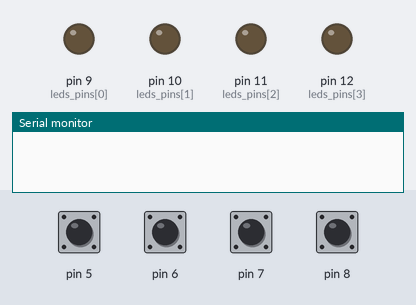
A sketch run on a simulated Teensy 4. Parts: output pins drawn as LEDs (lit = HIGH), the last lines printed to the serial monitor. The inputs (shaded band) are chosen by the test bench; at power-on: pin 5–8 HIGH.

Above: at 1.2 s.
1.3 s: pin 5 pulled LOW for 0.15 s
At 1.8 s:
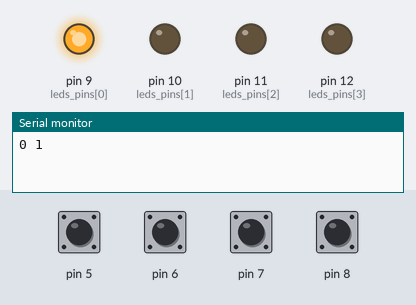
2.9 s: pin 6 pulled LOW for 0.15 s
At 4.1 s:
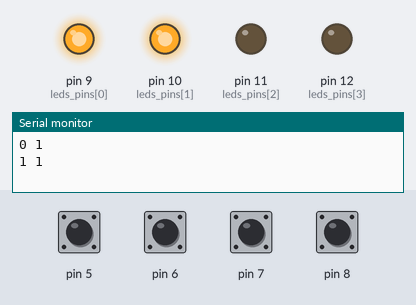
4.5 s: pin 7 pulled LOW for 0.15 s
At 5.4 s:
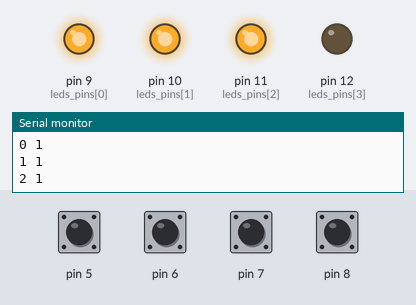
6.1 s: pin 8 pulled LOW for 0.15 s
At 6.7 s:
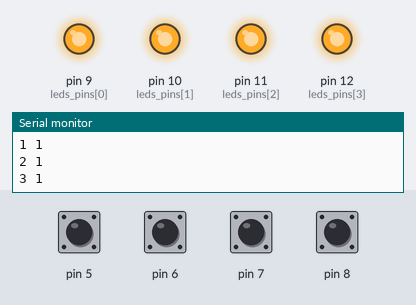
7.7 s: pin 5 pulled LOW for 1 s
At 9.1 s:
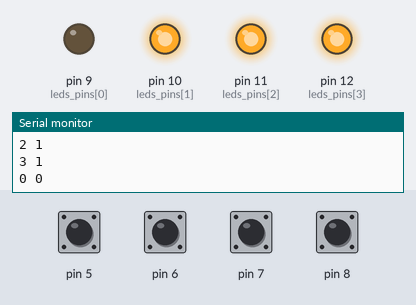
10.2 s: pin 6 pulled LOW for 1 s
At 11.0 s:
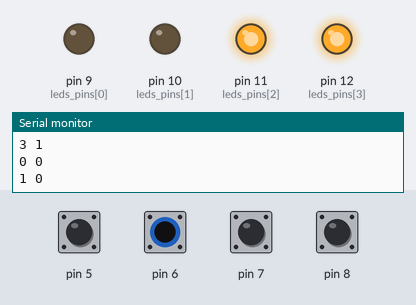
Timing chart, 0 to 13.2 s (numbered marks = the images above; inputs shaded):
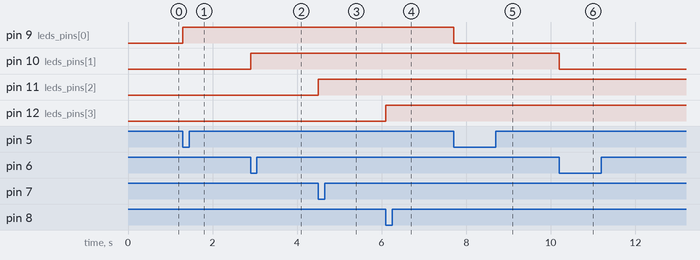

Measured:
- after the input at 1.3 s, pin 9 (leds_pins[0]): LOW → HIGH at once
- after the input at 2.9 s, pin 10 (leds_pins[1]): LOW → HIGH at once
- after the input at 4.5 s, pin 11 (leds_pins[2]): LOW → HIGH at once
- after the input at 6.1 s, pin 12 (leds_pins[3]): LOW → HIGH at once
- after the input at 7.7 s, pin 9 (leds_pins[0]): HIGH → LOW at once
- after the input at 10.2 s, pin 10 (leds_pins[1]): HIGH → LOW at once

The sketch:

020_simple_midi_buttons.ino
```cpp
#include <JC_Button.h>

#define BUTTONS_TOTAL 4

int leds_pins[BUTTONS_TOTAL] = {9, 10, 11, 12};

ToggleButton buttons[BUTTONS_TOTAL] = {5, 6, 7, 8};
int button_cc_msg[BUTTONS_TOTAL];


void setup() {
  Serial.begin(9600);
  for (int i = 0; i < BUTTONS_TOTAL; i++)
  {
    buttons[i].begin();
    pinMode(leds_pins[i], OUTPUT);
  }
}

void loop() {
  for (int i = 0; i < BUTTONS_TOTAL; i++)
  {
    buttons[i].read();


    if (buttons[i].changed())
    {
      if (buttons[i].toggleState() == 1)
        button_cc_msg[i] = 127;
      else
        button_cc_msg[i] = 0;

      usbMIDI.sendControlChange(i+1, button_cc_msg[i], 1);

      digitalWrite(leds_pins[i], buttons[i].toggleState());

      Serial.print(i);
      Serial.print(" ");
      Serial.print(buttons[i].toggleState());
      Serial.println();
    }
  }
  while (usbMIDI.read());
}
```
